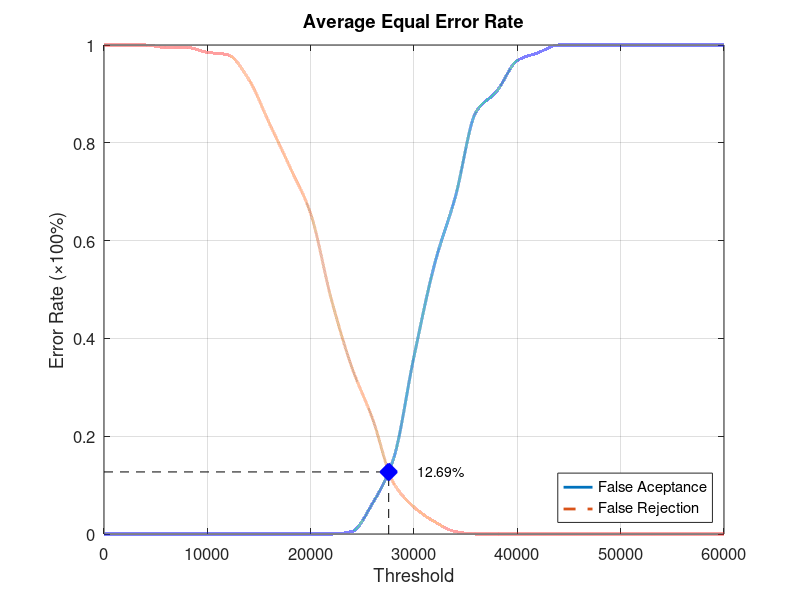
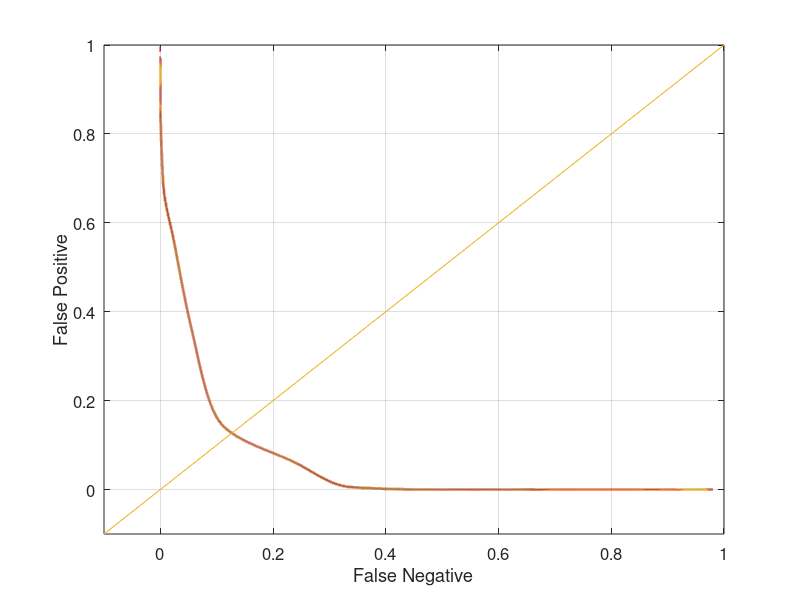

Reproduce these figures in MATLAB, in order.
function yEER = Database1_2
close all;
clear;
clc;
x = 0:2000:60000;
xq = 0:0.5:60000;

y0 = [0 0 0 0 0 0 0 0 0 0 0 0 0.00526316 0.0631579 0.152632 0.363158 0.552632 0.689474 0.863158 0.905263 0.968421 0.984211 1 1 1 1 1 1 1 1 1];
yy0 = interp1(x, y0, xq, 'pchip');
y1 = [1 1 1 0.995 0.995 0.985 0.98 0.93 0.84 0.75 0.655 0.48 0.34 0.235 0.105 0.055 0.025 0.005 0 0 0 0 0 0 0 0 0 0 0 0 0];
yy1 = interp1(x, y1, xq, 'pchip');

% Calculating EER: 
y2 = abs(y0 - y1);
find(y2 == min(y2))
yy2 = abs(yy0 - yy1);
xEER = find(yy2 == min(yy2));
xEERIndex = xq(xEER) % X-axis EER
yEER = yy0(xEER) % Y-axis EER

main = figure
plot(xq, yy0,'-','LineWidth', 2);	hold on
plot(xq, yy1,'--','LineWidth', 2);	hold on
plot([xEERIndex xEERIndex], [0 yEER], 'k--');	hold on
plot([0 xEERIndex], [yEER yEER], 'k--');	hold on
plot(xEERIndex, yEER, 'bx', 'LineWidth', 10);	hold on
text(xEERIndex + 10 * xEERIndex / 100, yEER, [num2str(round((10000 * yEER)) / 100) '%'])
legend('False Aceptance', 'False Rejection', 'Location', 'SouthEast')
xlabel('Threshold')
ylabel('Error Rate (\times100%)')
title('Average Equal Error Rate')
set(gca, 'FontSize', 12)
axis([0 60000 0 1])
grid on

print(main, 'Database1_2Main', '-dpng');
FNRxFPR = figure('Color', [1 1 1]);
plot(yy1, yy0, '-', yy1, yy0, 'LineWidth', 2);
hold on
y = -0.1:0.1:1
plot(y, y); 
set(gca, 'FontSize', 12)
xlabel('False Negative')
ylabel('False Positive')
axis([-0.1 1 -0.1 1])
set(gca, 'FontSize', 12)
grid on

print(FNRxFPR, 'Database1_2FNRxFPR','-dpng');
end
